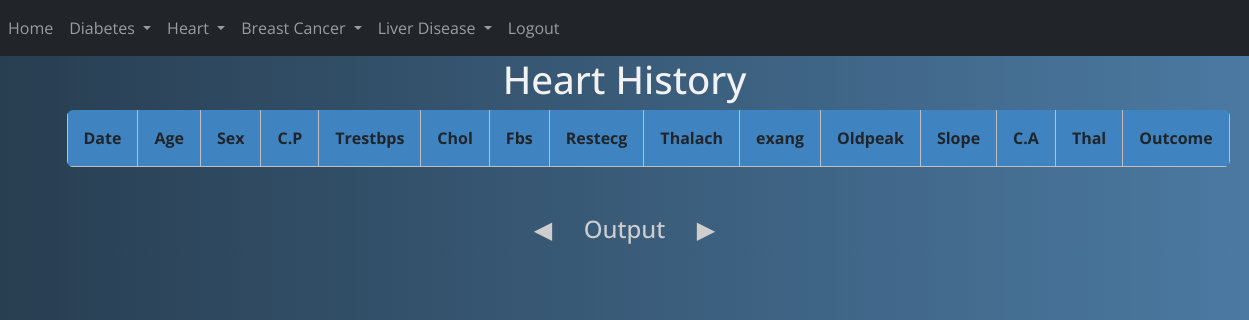
The app's page /heart_history (signed in), older data.
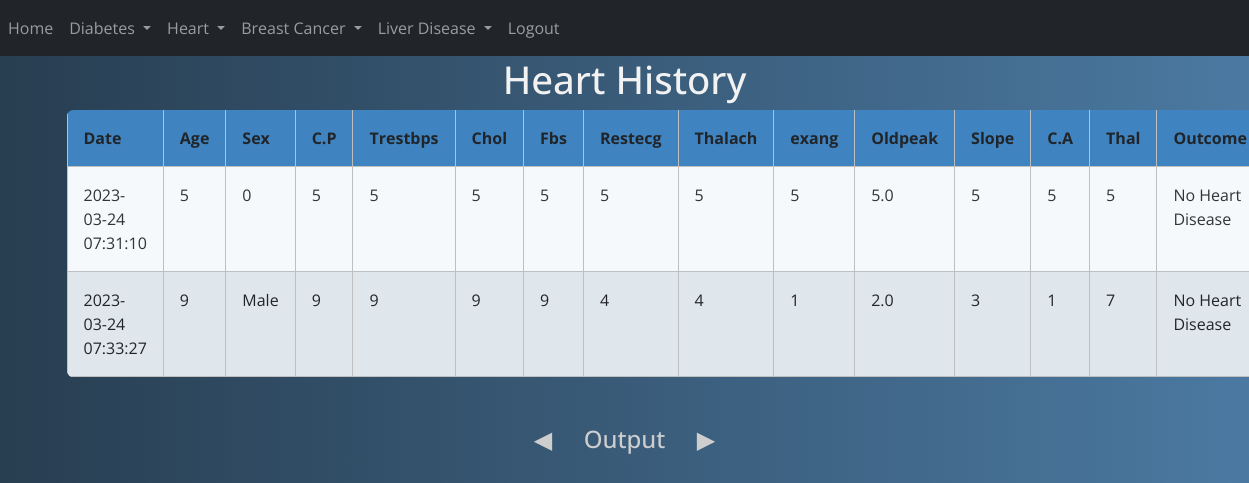
The same page, newer data.
### website/models.py (models this page shows)
class Heart(db.Model):
    id = db.Column(db.Integer, primary_key=True)
    date = db.Column(db.DateTime(timezone=True), default=func.now())
    age = db.Column(db.Integer)
    sex = db.Column(db.String(8))
    cp = db.Column(db.String(4))
    trestbps = db.Column(db.Integer)
    chol = db.Column(db.Integer)
    fbs = db.Column(db.String(2))
    restecg = db.Column(db.String(3))
    thalach = db.Column(db.Integer)
    exang = db.Column(db.String(2))
    oldpeak = db.Column(db.Float(3))
    slope = db.Column(db.String(3))
    ca = db.Column(db.String(5))
    thal = db.Column(db.String(4))
    outcome = db.Column(db.String(10000))
    user_id = db.Column(db.Integer, db.ForeignKey('user.id'))

### website/views.py (the view)
@views.route("/heart_history")
@login_required
def heart_history():
    return render_template('heart_history.html', user=current_user)

### website/__init__.py (called while the page is built)
def create_app():
    app = Flask(__name__)
    app.config['SECRET_KEY'] = 'uuhfurhfueih hfu iehfuci heuh eusjhc nsjv nsweur'
    app.config['SQLALCHEMY_DATABASE_URI'] = f'sqlite:///{DB_NAME}'
    db.init_app(app)
    from .views import views
    from .auth import auth
    app.register_blueprint(views, url_prefix="/")
    app.register_blueprint(auth, url_prefix="/")
    from .models import User, Diabetes, Heart, BCancer
    create_database(app)
    login_manager = LoginManager()
    login_manager.login_view = 'auth.login'
    login_manager.init_app((app))
    @login_manager.user_loader
    def load_user(id):
        return User.query.get(int(id))
    return app

### website/templates/heart_history.html (shortened to what this page needs)
{% include 'nav(logged).html' %}
<head>
    <body>
        <div class="container">
<h1>Heart History</h1>
  <table id="dtDynamicVerticalScrollExample" class="rwd-table table table-striped table-bordered table-sm" cellspacing="0"
  width="100%">
    <tbody>
        <tr>
            <th>Date</th>
            <th>Age</th>
            <th>Sex</th>
            <th>C.P</th>
            <th>Trestbps</th>
            <th>Chol</th>
            <th>Fbs</th>
            <th>Restecg</th>
            <th>Thalach</th>
            <th>exang</th>
            <th>Oldpeak</th>
            <th>Slope</th>
            <th>C.A</th>
            <th>Thal</th>
            <th>Outcome</th>
            </tr>
            {% for heart in user.heart %}
            <tr>
                <td>{{ heart.date }}</td>
                <td>{{ heart.age }}</td>
                <td>{{ heart.sex }}</td>
                <td>{{ heart.cp }}</td>
                <td>{{ heart.trestbps }}</td>
                <td>{{ heart.chol }}</td>
                <td>{{ heart.fbs }}</td>
                <td>{{ heart.restecg }}</td>
                <td>{{ heart.thalach }}</td>
                <td>{{ heart.exang }}</td>
                <td>{{ heart.oldpeak }}</td>
                <td>{{ heart.slope }}</td>
                <td>{{ heart.ca }}</td>
                <td>{{ heart.thal }}</td>
                <td>{{ heart.outcome }}</td>
            </tr>
      {% endfor %}
    </tbody>
  </table>
  <br><br>
  <h3>Output</h3>
</div>
    </body>
</head>

### website/templates/nav(logged).html (shortened to what this page needs)
<!DOCTYPE HTML>
    <head>
        <link rel="stylesheet" href="https://stackpath.bootstrapcdn.com/bootstrap/5.0.0-alpha1/css/bootstrap.min.css"
>
    </head>
    <body>
<nav class="navbar navbar-expand-lg navbar-dark bg-dark">
    <div class="collapse navbar-collapse" id="navbar">
        <div class="navbar-nav mr-auto">
            <a href="/home" class="nav-item nav-link" id="home">Home</a>
        </div>
        <div class="navbar-nav ml-auto">
            <li class="nav-item dropdown">
                <a class="nav-link dropdown-toggle" href="#" id="navbarDropdown" role="button" data-toggle="dropdown" aria-haspopup="true" aria-expanded="false">
                  Diabetes
                </a>
              </li>
              <li class="nav-item dropdown">
                <a class="nav-link dropdown-toggle" href="#" id="navbarDropdown" role="button" data-toggle="dropdown" aria-haspopup="true" aria-expanded="false">
                  Heart
                </a>
              </li>
              <li class="nav-item dropdown">
                <a class="nav-link dropdown-toggle" href="#" id="navbarDropdown" role="button" data-toggle="dropdown" aria-haspopup="true" aria-expanded="false">
                  Breast Cancer
                </a>
              </li>
              <li class="nav-item dropdown">
                <a class="nav-link dropdown-toggle" href="#" id="navbarDropdown" role="button" data-toggle="dropdown" aria-haspopup="true" aria-expanded="false">
                  Liver Disease
                </a>
              </li>
            <a href="/logout" class="nav-item nav-link" id="logout">Logout</a>
        </div>
    </div>
</nav>
    </body>
</html>

### website/templates/heart_history.html (style rules this page uses)
* { font-family: 'Open Sans', sans-serif; }
.rwd-table { margin: auto; min-width: 300px; max-width: 100%; border-collapse: collapse; }
.rwd-table tr:first-child { border-top: none; background: #428bca; color: #fff; }
.rwd-table tr { border-top: 1px solid #ddd; border-bottom: 1px solid #ddd; background-color: #f5f9fc; }
.rwd-table tr:nth-child(odd):not(:first-child) { background-color: #ebf3f9; }
.rwd-table th { display: none; }
.rwd-table td { display: block; }
.rwd-table td:first-child { margin-top: .5em; }
.rwd-table td:last-child { margin-bottom: .5em; }
.rwd-table td:before { content: attr(data-th) ": "; font-weight: bold; width: 120px; display: inline-block; color: #000; }
.rwd-table th, .rwd-table td { text-align: left; }
.rwd-table { color: #333; border-radius: .4em; overflow: hidden; }
.rwd-table tr { border-color: #bfbfbf; }
.rwd-table th, .rwd-table td { padding: .5em 1em; }
@media screen and (min-width: 600px) { .rwd-table td:before { display: none; } }
@media screen and (min-width: 600px) { .rwd-table th, .rwd-table td { display: table-cell; padding: .25em .5em; } }
@media screen and (min-width: 600px) { .rwd-table th:first-child, .rwd-table td:first-child { padding-left: 0; } }
@media screen and (min-width: 600px) { .rwd-table th:last-child, .rwd-table td:last-child { padding-right: 0; } }
@media screen and (min-width: 600px) { .rwd-table th, .rwd-table td { padding: 1em !important; } }
body { background: #4B79A1; background: -webkit-linear-gradient(to left, #4B79A1 , #283E51); background: linear-gradient(to left, #4B79A1 , #283E51); }
h1 { text-align: center; font-size: 2.4em; color: #f2f2f2; }
.container { display: block; text-align: center; }
h3 { display: inline-block; position: relative; text-align: center; font-size: 1.5em; color: #cecece; }
h3:before { content: "\25C0"; position: absolute; left: -50px; -webkit-animation: leftRight 2s linear infinite; animation: leftRight 2s linear infinite; }
h3:after { content: "\25b6"; position: absolute; right: -50px; -webkit-animation: leftRight 2s linear infinite reverse; animation: leftRight 2s linear infinite reverse; }

Row changes from the older to the newer data that the page shows:
added Heart: date "2023-03-24 07:31:10", age "5", sex "0", cp "5", trestbps "5", chol "5", fbs "5", restecg "5", thalach "5", exang "5", oldpeak "5.0", slope "5", ca "5", thal "5", outcome "No Heart Disease"
added Heart: date "2023-03-24 07:33:27", age "9", sex "Male", cp "9", trestbps "9", chol "9", fbs "9", restecg "4", thalach "4", exang "1", oldpeak "2.0", slope "3", ca "1", thal "7", outcome "No Heart Disease"
